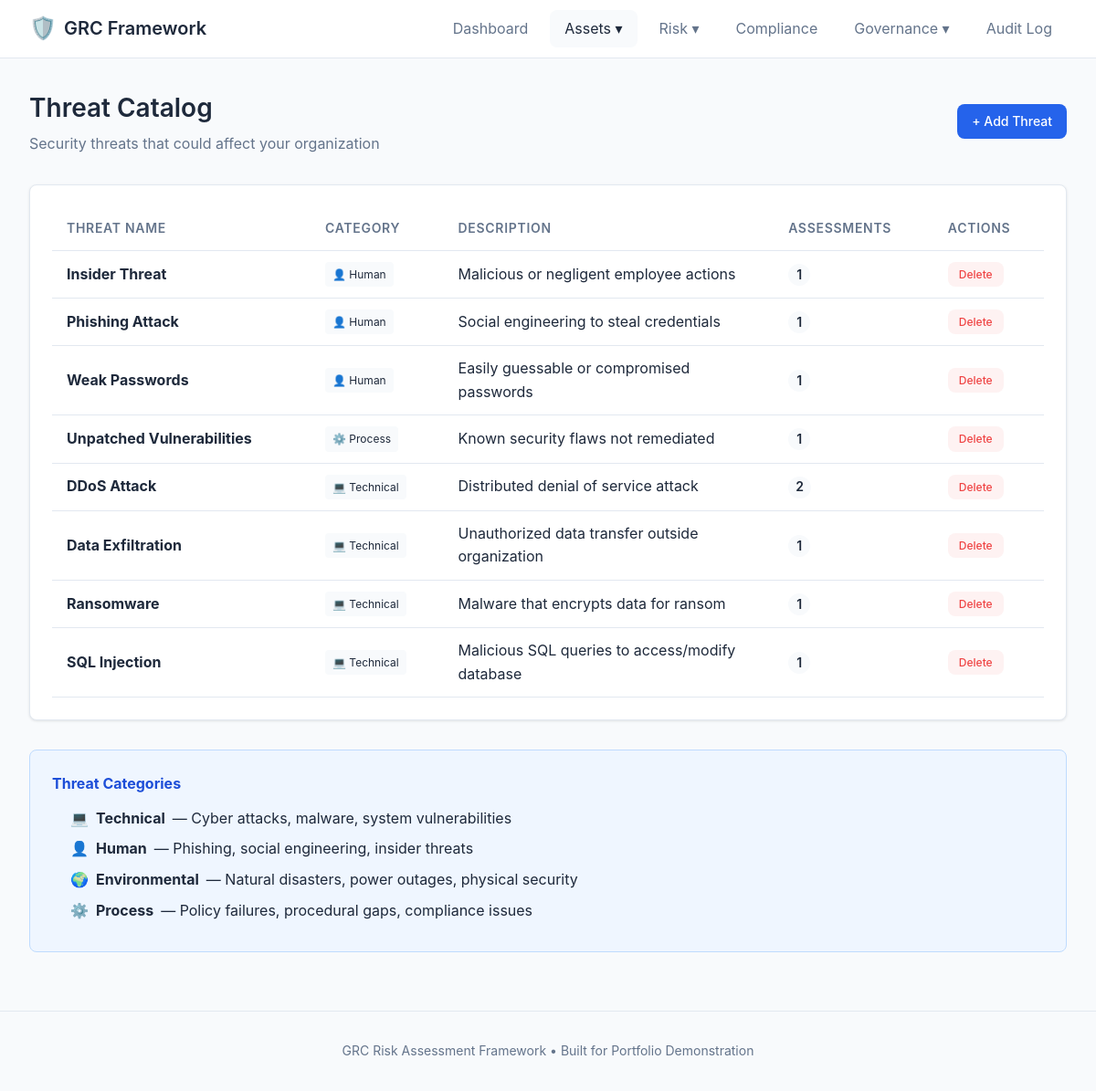
Page /threats on the committed database.
### app.py (models this page shows)
class Threat(db.Model):
    id = db.Column(db.Integer, primary_key=True)
    name = db.Column(db.String(100), nullable=False)
    description = db.Column(db.Text)
    category = db.Column(db.String(50))  # Technical, Human, Environmental, Process
    assessments = db.relationship('RiskAssessment', backref='threat', lazy=True)

### app.py (the view)
@app.route('/threats')
def threats():
    all_threats = Threat.query.order_by(Threat.category, Threat.name).all()
    return render_template('threats.html', threats=all_threats)

### templates/threats.html (shortened to what this page needs)
{% extends 'base.html' %}
{% block content %}
<div class="page-header">
    <div>
        <h1>Threat Catalog</h1>
        <p class="subtitle">Security threats that could affect your organization</p>
    </div>
    <a href="{{ url_for('add_threat') }}" class="btn btn-primary">+ Add Threat</a>
</div>
{% if threats %}
<div class="card">
    <div class="card-body">
        <table class="table">
            <thead>
                <tr>
                    <th>Threat Name</th>
                    <th>Category</th>
                    <th>Description</th>
                    <th>Assessments</th>
                    <th>Actions</th>
                </tr>
            </thead>
            <tbody>
                {% for threat in threats %}
                <tr>
                    <td>
                        <strong>{{ threat.name }}</strong>
                    </td>
                    <td>
                        <span class="category-tag category-{{ threat.category|lower }}">
                            {% if threat.category == 'Technical' %}💻
                            {% elif threat.category == 'Human' %}👤
                            {% elif threat.category == 'Environmental' %}🌍
                            {% elif threat.category == 'Process' %}⚙️
                            {% else %}📋{% endif %}
                            {{ threat.category }}
                        </span>
                    </td>
                    <td class="description-cell">
                        {{ threat.description or '—' }}
                    </td>
                    <td>
                        <span class="count-badge">{{ threat.assessments|length }}</span>
                    </td>
                    <td class="actions">
                        <a href="{{ url_for('delete_threat', id=threat.id) }}" class="btn btn-sm btn-danger"
                           onclick="return confirm('Delete this threat? This will affect {{ threat.assessments|length }} assessment(s).')">Delete</a>
                    </td>
                </tr>
                {% endfor %}
            </tbody>
        </table>
    </div>
</div>
{% endif %}
<div class="info-box">
    <h4>Threat Categories</h4>
    <ul class="category-legend">
        <li>💻 <strong>Technical</strong> — Cyber attacks, malware, system vulnerabilities</li>
        <li>👤 <strong>Human</strong> — Phishing, social engineering, insider threats</li>
        <li>🌍 <strong>Environmental</strong> — Natural disasters, power outages, physical security</li>
        <li>⚙️ <strong>Process</strong> — Policy failures, procedural gaps, compliance issues</li>
    </ul>
</div>
{% endblock %}

### static/style.css (style rules this page uses)
:root { --primary: #2563eb; --primary-dark: #1d4ed8; --secondary: #64748b; --success: #10b981; --warning: #f59e0b; --danger: #ef4444; --critical: #dc2626; --high: #ea580c; --medium: #eab308; --low: #22c55e; --bg: #f8fafc; --bg-card: #ffffff; --border: #e2e8f0; --text: #1e293b; --text-muted: #64748b; --radius: 8px; --shadow: 0 1px 3px rgba(0,0,0,0.1); --shadow-lg: 0 4px 6px rgba(0,0,0,0.1); }
* { margin: 0; padding: 0; box-sizing: border-box; }
body { font-family: -apple-system, BlinkMacSystemFont, 'Segoe UI', Roboto, Oxygen, Ubuntu, sans-serif; background: var(--bg); color: var(--text); line-height: 1.6; min-height: 100vh; }
a { color: var(--primary); text-decoration: none; }
.page-header { display: flex; justify-content: space-between; align-items: center; margin-bottom: 2rem; flex-wrap: wrap; gap: 1rem; }
.page-header h1 { font-size: 1.75rem; font-weight: 600; }
.subtitle { color: var(--text-muted); margin-top: 0.25rem; }
.card { background: var(--bg-card); border: 1px solid var(--border); border-radius: var(--radius); box-shadow: var(--shadow); margin-bottom: 1.5rem; }
.card-body { padding: 1.5rem; }
.table { width: 100%; border-collapse: collapse; }
.table th, .table td { padding: 0.75rem 1rem; text-align: left; border-bottom: 1px solid var(--border); }
.table th { font-weight: 600; color: var(--text-muted); font-size: 0.875rem; text-transform: uppercase; letter-spacing: 0.05em; }
.table .actions { white-space: nowrap; }
.description-cell { max-width: 300px; }
.count-badge { display: inline-flex; align-items: center; justify-content: center; min-width: 24px; height: 24px; padding: 0 0.5rem; background: var(--bg); border-radius: 9999px; font-size: 0.875rem; font-weight: 600; }
.btn { display: inline-block; padding: 0.5rem 1rem; border: none; border-radius: var(--radius); font-size: 0.875rem; font-weight: 500; cursor: pointer; transition: all 0.2s; text-decoration: none; }
.btn-primary { background: var(--primary); color: white; }
.btn-danger { background: #fef2f2; color: var(--danger); }
.btn-sm { padding: 0.25rem 0.75rem; font-size: 0.75rem; }
.category-tag { display: inline-block; padding: 0.25rem 0.5rem; background: var(--bg); border-radius: 4px; font-size: 0.75rem; }
.info-box { background: #eff6ff; border: 1px solid #bfdbfe; border-radius: var(--radius); padding: 1.5rem; margin-top: 2rem; }
.info-box h4 { margin-bottom: 0.75rem; color: var(--primary-dark); }
.info-box ul { margin-left: 1.25rem; }
.info-box li { margin-bottom: 0.5rem; }
.criticality-legend, .category-legend { list-style: none; margin: 0; }
.criticality-legend li, .category-legend li { display: flex; align-items: center; gap: 0.5rem; margin-bottom: 0.5rem; }

### rows in the picture
Threat: name "Insider Threat", category "Human", description "Malicious or negligent employee actions", assessments|length "1"
Threat: name "Phishing Attack", category "Human", description "Social engineering to steal credentials", assessments|length "1"
Threat: name "Weak Passwords", category "Human", description "Easily guessable or compromised passwords", assessments|length "1"
Threat: name "Unpatched Vulnerabilities", category "Process", description "Known security flaws not remediated", assessments|length "1"
Threat: name "DDoS Attack", category "Technical", description "Distributed denial of service attack", assessments|length "2"
Threat: name "Data Exfiltration", category "Technical", description "Unauthorized data transfer outside organization", assessments|length "1"
Threat: name "Ransomware", category "Technical", description "Malware that encrypts data for ransom", assessments|length "1"
Threat: name "SQL Injection", category "Technical", description "Malicious SQL queries to access/modify database", assessments|length "1"
